Frame 1 (no input): blank canvas, image omitted
Frame 60 (the mouse pressed at the canvas centre just before this capture): blank canvas, image omitted
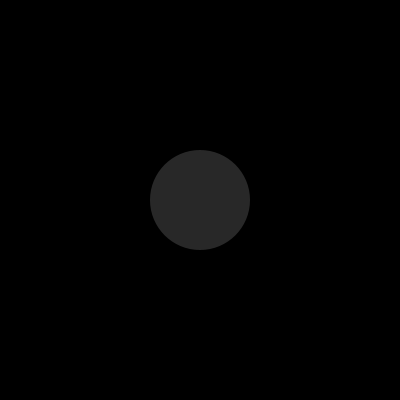
Frame 120 (the mouse held since frame 60 and released just before this capture)

The Processing sketch whose frames 1 and 60 were blank and that drew this single picture after the mouse press (run headless with seeded random() and noise(); from frame 60 on, the mouse is pressed at the canvas centre):

// Processing sketch: nodeNetowrk
// ── nodeNetowrk.pde
Node[] nodes = new Node[100];
int nodeCount = 0;

void setup(){
  size(400, 400);
  for (int i = 0; i < nodes.length; i++){
    nodes[i] = new Node(i, nodes);
  }
}
void draw(){
  background(0);
  for(int i = 0; i < nodeCount; i++){
    nodes[i].display();
    nodes[i].displayNetwork(nodeCount);
  }
}

void mousePressed(){
  if (nodeCount < nodes.length){
    nodes[nodeCount].setPosition();
    nodeCount++;
  }
}


class Node {
  int x;
  int y;
  int radius = 50;
  int id;
  Node[] otherNodes;
  
  Node(int tempId, Node[] tempOthers){
    id = tempId;
    otherNodes = tempOthers;
  }
  
  void setPosition(){
    x = mouseX;
    y = mouseY;
  }
  
  void display(){
    ellipseMode(RADIUS);
    noStroke();
    fill(255, 40);
    ellipse(x, y, radius, radius);
  }
  
  void displayNetwork(int nodeCount){
    stroke(255);
    
    for(int i = id+1; i < nodeCount; i++){
      if (overlap(otherNodes[i])){
        line(x, y, otherNodes[i].x, otherNodes[i].y);
      }
    }
  }
  
  
  boolean overlap(Node n){
    float distanceFromCenters = dist(x, y, n.x, n.y);
    float diameter = radius + n.radius;
    if(distanceFromCenters < diameter){
      return true;
    } else {
      return false;
    }
  }
}
